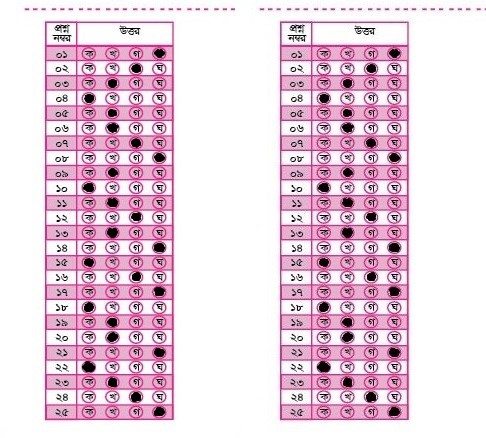
#> input picture omr.jpg, 486 x 438 px; the run also reads 4 pictures not shown here
$ python reader.py
#> lines starting #> are read from the running program, lines starting #| are printed output that depends on the picture
import cv2
import numpy as np

# Load the OMR image, answer area image, answer field image, and dot image
omr_image = cv2.imread('omr.jpg')
#> omr_image is the input picture: shape (438, 486, 3); mean B, G, R 222.3, 207.8, 231.5
answer_area_image = cv2.imread('omr_answer_area.jpg')
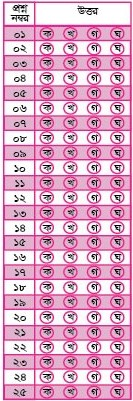
#> input picture omr_answer_area.jpg, 133 x 401 px
#> answer_area_image is the input picture: shape (401, 133, 3); mean B, G, R 197.4, 167, 219
answer_field_image = cv2.imread('omr_answer_field.jpg')
a = cv2.imread('a.jpg')
b = cv2.imread('b.jpg')
c = cv2.imread('c.jpg')
d = cv2.imread('d.jpg')

# Convert images to grayscale
gray_omr = cv2.cvtColor(omr_image, cv2.COLOR_BGR2GRAY)
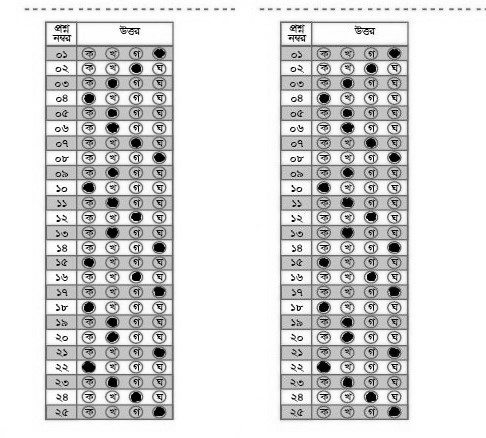
#> gray_omr: shape (438, 486); min 0, max 255, mean 216.6
gray_answer_area = cv2.cvtColor(answer_area_image, cv2.COLOR_BGR2GRAY)
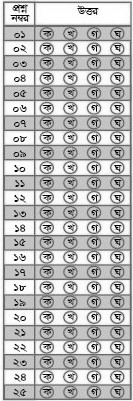
#> gray_answer_area: shape (401, 133); min 0, max 255, mean 186
gray_answer_field = cv2.cvtColor(answer_field_image, cv2.COLOR_BGR2GRAY)
gray_a = cv2.cvtColor(a, cv2.COLOR_BGR2GRAY)
gray_b = cv2.cvtColor(b, cv2.COLOR_BGR2GRAY)
gray_c = cv2.cvtColor(c, cv2.COLOR_BGR2GRAY)
#> (the run stopped early here; a loop or call above may not have finished)
